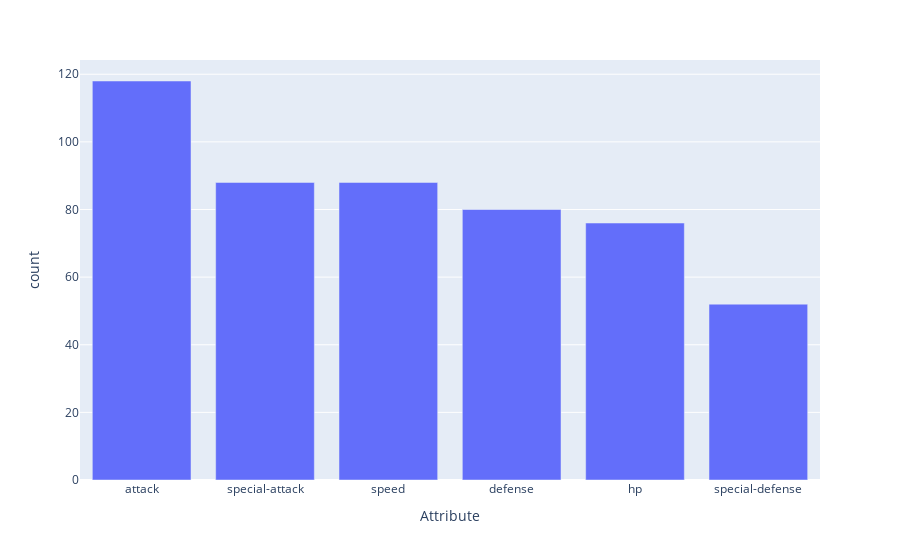

The cell this chart's notebook holds for it:
### Code cell
attribute_plot = px.bar(attributes_df, x='Attribute', y='count')
attribute_plot.show()

### Figure 1 — Plotly figure (JSON) as saved in the notebook; plotly's stock layout.template omitted (floating-point values rounded to 4 significant figures)
{"data": [{"alignmentgroup": "True", "hovertemplate": "Attribute=%{x}<br>count=%{y}<extra></extra>", "legendgroup": "", "marker": {"color": "#636efa", "pattern": {"shape": ""}}, "name": "", "offsetgroup": "", "orientation": "v", "showlegend": false, "textposition": "auto", "type": "bar", "x": ["attack", "special-attack", "speed", "defense", "hp", "special-defense"], "xaxis": "x", "y": [118, 88, 88, 80, 76, 52], "yaxis": "y"}], "layout": {"barmode": "relative", "legend": {"tracegroupgap": 0}, "margin": {"t": 60}, "xaxis": {"anchor": "y", "domain": [0, 1], "title": {"text": "Attribute"}}, "yaxis": {"anchor": "x", "domain": [0, 1], "title": {"text": "count"}}}}
